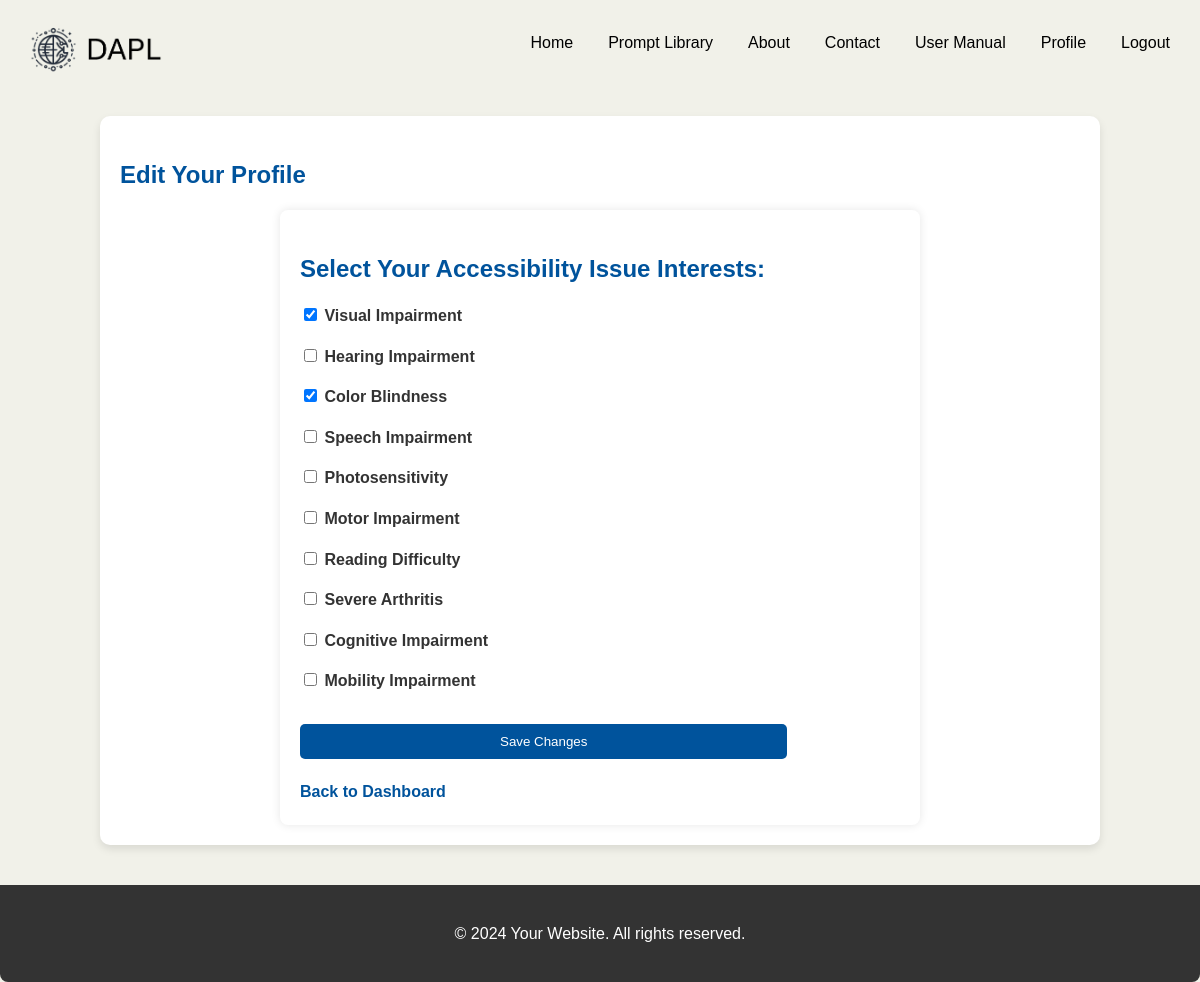
Screenshot of /editprofile.php?type=issues (signed in) with the database file from the repository.
### tables this page shows
CREATE TABLE `accessibility_issues` (
  `issue_id` int(11) NOT NULL,
  `issue_name` varchar(100) NOT NULL,
  `description` text DEFAULT NULL
);

### editprofile.php (the view, shortened to what this page needs)
<?php
include('config.php');
$user_id = $_SESSION['user_id'];
$type = isset($_GET['type']) ? $_GET['type'] : '';
$stmt = $conn->prepare("SELECT username, email FROM users WHERE user_id = ?");
$stmt->bind_param("i", $user_id);
$stmt->execute();
$stmt->bind_result($username, $email);
$issues_stmt = $conn->prepare("SELECT issue_id, issue_name FROM accessibility_issues");
$issues_stmt->execute();
$all_issues_result = $issues_stmt->get_result();
$selected_issues_stmt = $conn->prepare("
    SELECT issue_id
    FROM user_accessibility
    WHERE user_id = ?
");
$selected_issues_stmt->bind_param("i", $user_id);
$selected_issues_stmt->execute();
$selected_issues_result = $selected_issues_stmt->get_result();
$selected_issues = [];
while ($row = $selected_issues_result->fetch_assoc()) {
    $selected_issues[] = $row['issue_id'];
}
?>
<!DOCTYPE html>
<html lang="en">
<head>
    <link rel="stylesheet" href="styles.css">
</head>
<body>
<?php include('header.php'); ?>
<div class="container">
    <h2>Edit Your Profile</h2>
    <div class="form-container edit-profile-form">
        <?php if ($type == 'username'): ?>
            <form method="POST" action="editprofile.php?type=username" onsubmit="return confirmChange();">
                <label for="username">New Username:</label>
                <input type="text" name="username" value="<?php echo htmlspecialchars($username); ?>" required>
                <button type="submit" class="button">Save Changes</button>
            </form>
            <a href="dashboard.php" class="back-link">Back to Dashboard</a>
        <?php elseif ($type == 'issues'): ?>
            <form method="POST" action="editprofile.php?type=issues" onsubmit="return confirmChange();">
                <h2>Select Your Accessibility Issue Interests:</h2>
                <div class="checkbox-container">
                    <?php while ($row = $all_issues_result->fetch_assoc()): ?>
                        <label>
                            <input type="checkbox" name="issues[]" value="<?php echo $row['issue_id']; ?>"
                            <?php echo in_array($row['issue_id'], $selected_issues) ? 'checked' : ''; ?>>
                            <?php echo htmlspecialchars($row['issue_name']); ?>
                        </label>
                    <?php endwhile; ?>
                </div>
                <button type="submit" class="button">Save Changes</button>
            </form>
            <a href="dashboard.php" class="back-link">Back to Dashboard</a>
        <?php else: ?>
            <p class="error-message">Invalid option.</p>
        <?php endif; ?>
    </div>
</div>
<footer>
    <p>&copy; 2024 Your Website. All rights reserved.</p>
</footer>
</body>
</html>

### styles.css (style rules this page uses)
body { font-family: Arial, sans-serif; background-color: #F1F1E9; color: #333; margin: 0; padding: 0; line-height: 1.6; }
.container { width: 80%; margin: auto; padding: 20px; background-color: white; border-radius: 8px; box-shadow: 0 0 10px rgba(0, 0, 0, 0.1); }
h2, h3, h4 { color: #00539CFF; margin-bottom: 15px; }
footer { background-color: #333; color: white; text-align: center; padding: 20px 0; margin-top: 40px; border-radius: 0 0 8px 8px; }
.container { max-width: 6000px; margin: 0 auto; padding: 20px; background-color: #ffffff; border-radius: 10px; box-shadow: 0 4px 8px rgba(0, 0, 0, 0.1); }
form { display: flex; flex-direction: column; }
label, textarea { margin-bottom: 10px; }
button { padding: 10px 15px; background-color: #00539CFF; color: white; border: none; border-radius: 5px; cursor: pointer; }
h2 { font-size: 24px; color: #00539CFF; font-family: Arial, sans-serif; margin-bottom: 15px; }
.edit-profile-form { max-width: 600px; margin: 0 auto; text-align: left; }
.edit-profile-form button { padding: 10px 200px; background-color: #00539CFF; color: white; border: none; border-radius: 5px; cursor: pointer; width: auto; display: inline-block; }
.edit-profile-form label { font-weight: bold; margin-bottom: 5px; display: block; }

### editprofile.php (style rules this page uses)
.edit-profile-form { display: flex; flex-direction: column; align-items: flex-start; max-width: 600px; margin: auto; padding: 20px; background-color: white; border-radius: 8px; box-shadow: 0 0 10px rgba(0, 0, 0, 0.1); }
.edit-profile-form label, .edit-profile-form input[type="text"], .edit-profile-form input[type="email"], .edit-profile-form .checkbox-container { width: 100%; margin-bottom: 15px; }
.checkbox-container { display: flex; flex-direction: column; }
.button { width: 100%; padding: 10px; background-color: #00539CFF; color: white; border: none; border-radius: 5px; cursor: pointer; text-align: center; }
.back-link { margin-top: 20px; display: inline-block; color: #00539CFF; text-decoration: none; font-weight: bold; }

### rows the page displays
accessibility_issues: issue_id "☑", issue_name "Visual Impairment"
accessibility_issues: issue_name "Hearing Impairment"
accessibility_issues: issue_id "☑", issue_name "Color Blindness"
accessibility_issues: issue_name "Speech Impairment"
accessibility_issues: issue_name "Photosensitivity"
accessibility_issues: issue_name "Motor Impairment"
accessibility_issues: issue_name "Reading Difficulty"
accessibility_issues: issue_name "Severe Arthritis"
accessibility_issues: issue_name "Cognitive Impairment"
accessibility_issues: issue_name "Mobility Impairment"
